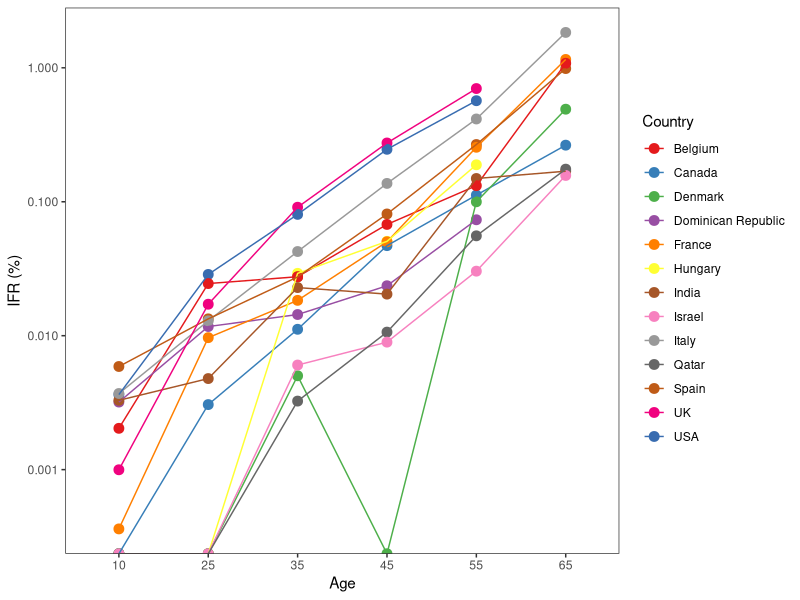

Generate this figure with R:
## ---- chunk 1
today <- "2021-10-18" #Set today's date in format YYYY-MM-DD

# Load files ----
agebins <- readxl::read_xlsx("data/ifr-data3-younger.xlsx")

# Load packages ----
library(dplyr)
library(ggplot2)
library(RColorBrewer)


### Data management ----

# infected_agebins	----
#Number of infected people in the age bin for date 1.
#Estimated by multiplying the adjusted estimate (and if unavailable, the unadjusted) of
#seroprevalence in the age bin with pop_agebins.

library(rlang)
agebins <- purrr::modify_at(agebins, c("adj_sero_agebins", "crude_sero_agebins", "sero_agebins_g1", "sero_agebins_g2", "sero_agebins_g3", "pop_agebins_g1", "pop_agebins_g2", "pop_agebins_g3", "sero_agebins_g4", "pop_agebins_g4", "pop_agebins", "number_sampled"), ~as.numeric(.x))



library(dplyr)
agebins <- mutate(agebins, infected_agebins = case_when(
  !is.na(adj_sero_agebins) ~ adj_sero_agebins/100*pop_agebins,
  !is.na(sero_agebins_g4) ~
    (sero_agebins_g4/100*pop_agebins_g4 +
    sero_agebins_g3/100*pop_agebins_g3 + 
    sero_agebins_g2/100*pop_agebins_g2 + 
    sero_agebins_g1/100*pop_agebins_g1) /
    (pop_agebins_g4 + pop_agebins_g3 +
     pop_agebins_g2 + pop_agebins_g1) * pop_agebins,
  !is.na(sero_agebins_g3) ~ 
    (sero_agebins_g3/100*pop_agebins_g3 + 
    sero_agebins_g2/100*pop_agebins_g2 + 
    sero_agebins_g1/100*pop_agebins_g1) /
    (pop_agebins_g3 +
       pop_agebins_g2 + pop_agebins_g1) * pop_agebins,
  !is.na(sero_agebins_g2) ~
    (sero_agebins_g2/100*pop_agebins_g2 + 
    sero_agebins_g1/100*pop_agebins_g1) /
    (pop_agebins_g2 + pop_agebins_g1) * pop_agebins,
  !is.na(crude_sero_agebins) ~ crude_sero_agebins/100*pop_agebins,
  TRUE ~ NA_real_
))


# deaths_agebins_date1 ----
#COVID-19 deaths in age bin for date 1, estimated using deaths_agebins_date2, age_date2,
#and deaths_date1
#NAs introduced, that's OK


agebins <- mutate(agebins, deaths_agebins_date1 = case_when(
  age_date2 == "Not applicable" ~ as.numeric(deaths_agebins_date2),
  !is.na(as.numeric(deaths_agebins_date2)) ~ 
    as.numeric(deaths_agebins_date2)/as.numeric(age_date2)*as.numeric(deaths_date1),
  TRUE ~ NA_real_
))

# ifr_uncorr_agebins ----
#IFR in age bins, uncorrected

agebins <- mutate(agebins, ifr_uncorr_agebins = case_when(
  infected_agebins == 0 ~ 0,
  !is.na(deaths_agebins_date1) ~ deaths_agebins_date1/infected_agebins,
  TRUE ~ NA_real_
))


# ifr_corr_agebins ----
#IFR in age bins, corrected

agebins <- mutate(agebins, antibody_type2 = case_when(
  grepl("total|pan.Ig|IgG, IgM, IgA", antibody_type, ignore.case = T) ~ "IgG/IgM/IgA",
  grepl("IgG and.or IgM|IgG, IgM", antibody_type, ignore.case = T) ~ "IgG/IgM",
  grepl("missing|unclear", antibody_type, ignore.case = T) ~ "Missing/Unclear",
  TRUE ~ antibody_type
))

agebins <- mutate(agebins, ifr_corr_agebins = case_when(
  grepl("IgG.IgM.IgA|missing", antibody_type2, ignore.case = T) ~ 
    ifr_uncorr_agebins,
  grepl("^IgG$", antibody_type2, ignore.case = T) ~ ifr_uncorr_agebins*0.9*0.9,
  grepl("IgG.IgM", antibody_type2, ignore.case = T) ~ ifr_uncorr_agebins*0.9
))



# Mid-point of age bin ----
#For Figure

agebins <- purrr::modify_at(agebins, c("upper_age", "lower_age"), 
                            ~as.numeric(.x))

agebins$midpoint <- round(agebins$lower_age + 
                            (agebins$upper_age-agebins$lower_age)/2, digits = 1)

#Delete age bins that are not eligible
agebins$width <- agebins$upper_age-agebins$lower_age
agebins <- mutate(agebins, included_plot = case_when(
  grepl("Not include", comment, ignore.case = T) ~ "No",
#  grepl("No", filter_main_analysis, ignore.case = T) ~ "No", #Fix: delete if original set is main set for this analysis
  width < 20 ~ "Yes",
  TRUE ~ "No"
))



agebins <- subset(agebins, included_plot == "Yes")


# Calculation of medians ----

# location2
agebins <- mutate(agebins, location2 = case_when(
  grepl("England|UK|Scotland", location) ~ "UK",
  grepl("Canada", location) ~ "Canada",
  grepl("India", location) ~ "India",
  grepl("Qatar", location) ~ "Qatar",
  grepl("France", location) ~ "France",
  TRUE ~ location
))



#1. Separate datasets per age bin

agebins0_19 <- filter(agebins, midpoint<20)
agebins20_29 <- filter(agebins, midpoint>19.9 & midpoint<30)
agebins30_39 <- filter(agebins, midpoint>29.9 & midpoint<40)
agebins40_49 <- filter(agebins, midpoint>39.9 & midpoint<50)
agebins50_59 <- filter(agebins, midpoint>49.9 & midpoint<60)
agebins60_69 <- filter(agebins, midpoint>59.9 & midpoint<70)
#test <- agebins0_19[c("lower_age", "upper_age", "midpoint")]
#test <- agebins20_29[c("lower_age", "upper_age", "midpoint")]
#test <- agebins30_39[c("lower_age", "upper_age", "midpoint")]
#test <- agebins40_49[c("lower_age", "upper_age", "midpoint")]
#test <- agebins50_59[c("lower_age", "upper_age", "midpoint")]
#test <- agebins60_69[c("lower_age", "upper_age", "midpoint")]



#2. Sample size weighted averages for same country and age bin

agebins0_19 <- group_by(agebins0_19, location2)
n_groups(agebins0_19)
agebins0_19 <- mutate(agebins0_19, weight = case_when(
  !is.na(number_sampled) ~ number_sampled/sum(number_sampled),
  TRUE ~ 1
))
agebins0_19 <- mutate(agebins0_19, step = ifr_uncorr_agebins*weight)
agebins0_19 <- mutate(agebins0_19, ifr_country_weighted = sum(step))
agebins0_19 <- ungroup(agebins0_19)
agebins0_19$newmidpoint <- "10"
#test <- agebins0_19[c("location2", "ifr_uncorr_agebins", "ifr_country_median", "number_sampled", "weight", "ifr_country_weighted")]


agebins20_29 <- group_by(agebins20_29, location2)
n_groups(agebins20_29)
agebins20_29 <- mutate(agebins20_29, weight = case_when(
  !is.na(number_sampled) ~ number_sampled/sum(number_sampled),
  TRUE ~ 1
))
agebins20_29 <- mutate(agebins20_29, step = ifr_uncorr_agebins*weight)
agebins20_29 <- mutate(agebins20_29, ifr_country_weighted = sum(step))
agebins20_29 <- ungroup(agebins20_29)
agebins20_29$newmidpoint <- "25"
#test <- agebins20_29[c("location2", "ifr_uncorr_agebins", "ifr_country_median", "number_sampled", "weight", "ifr_country_weighted")]


agebins30_39 <- group_by(agebins30_39, location2)
n_groups(agebins30_39)
agebins30_39 <- mutate(agebins30_39, weight = case_when(
  !is.na(number_sampled) ~ number_sampled/sum(number_sampled),
  TRUE ~ 1
))
agebins30_39 <- mutate(agebins30_39, step = ifr_uncorr_agebins*weight)
agebins30_39 <- mutate(agebins30_39, ifr_country_weighted = sum(step))
agebins30_39 <- ungroup(agebins30_39)
agebins30_39$newmidpoint <- "35"
#test <- agebins30_39[c("location2", "ifr_uncorr_agebins", "ifr_country_median", "number_sampled", "weight", "ifr_country_weighted")]


agebins40_49 <- group_by(agebins40_49, location2)
n_groups(agebins40_49)
agebins40_49 <- mutate(agebins40_49, weight = case_when(
  !is.na(number_sampled) ~ number_sampled/sum(number_sampled),
  TRUE ~ 1
))
agebins40_49 <- mutate(agebins40_49, step = ifr_uncorr_agebins*weight)
agebins40_49 <- mutate(agebins40_49, ifr_country_weighted = sum(step))
agebins40_49 <- ungroup(agebins40_49)
agebins40_49$newmidpoint <- "45"
#test <- agebins40_49[c("location2", "ifr_uncorr_agebins", "ifr_country_median", "number_sampled", "weight", "ifr_country_weighted")]


agebins50_59 <- group_by(agebins50_59, location2)
n_groups(agebins50_59)
agebins50_59 <- mutate(agebins50_59, weight = case_when(
  !is.na(number_sampled) ~ number_sampled/sum(number_sampled),
  TRUE ~ 1
))
agebins50_59 <- mutate(agebins50_59, step = ifr_uncorr_agebins*weight)
agebins50_59 <- mutate(agebins50_59, ifr_country_weighted = sum(step))
agebins50_59 <- ungroup(agebins50_59)
agebins50_59$newmidpoint <- "55"
#test <- agebins50_59[c("location2", "ifr_uncorr_agebins", "ifr_country_median", "number_sampled", "weight", "ifr_country_weighted")]


agebins60_69 <- group_by(agebins60_69, location2)
n_groups(agebins60_69)
agebins60_69 <- mutate(agebins60_69, weight = case_when(
  !is.na(number_sampled) ~ number_sampled/sum(number_sampled),
  TRUE ~ 1
))
agebins60_69 <- mutate(agebins60_69, step = ifr_uncorr_agebins*weight)
agebins60_69 <- mutate(agebins60_69, ifr_country_weighted = sum(step))
agebins60_69 <- ungroup(agebins60_69)
agebins60_69$newmidpoint <- "65"
#test <- agebins60_69[c("location2", "ifr_uncorr_agebins", "ifr_country_median", "number_sampled", "weight", "ifr_country_weighted")]




#3. Add to main dataset

agebins_new <- rbind(agebins0_19, agebins20_29, agebins30_39, agebins40_49, agebins50_59, agebins60_69)
agebins_new <- group_by(agebins_new, newmidpoint)
agebins_new <- filter(agebins_new, !duplicated(location2))
agebins_new <- mutate(agebins_new, ifr_mdn_weighted = median(ifr_country_weighted))
n_groups(agebins_new)
agebins_new <- ungroup(agebins_new)
test <- select(agebins_new, c("newmidpoint", "ifr_mdn_weighted"))
test$ifr_mdn_weighted <- test$ifr_mdn_weighted*100
test <- subset(test, !duplicated(ifr_mdn_weighted))


### Output ----

# "IFR in younger age-strata" ----

length(unique(agebins$study))
length(unique(agebins$location2))

test #Median IFR in the different age groups (they are here defined by their midpoints)

length(unique(agebins0_19$location2))
length(unique(agebins20_29$location2))
length(unique(agebins30_39$location2))
length(unique(agebins40_49$location2))
length(unique(agebins50_59$location2))
length(unique(agebins60_69$location2))


# Output for the purposes of proofreading ----

writexl::write_xlsx(agebins_new, paste0("ifr-younger-all-variables-", today, ".xlsx"))



# Figure ----

agebins_new <- group_by(agebins_new, newmidpoint)
n_groups(agebins_new)
agebins_new <- filter(agebins_new, !duplicated(location2))
agebins_new <- ungroup(agebins_new)

ageplot1 <- ggplot(agebins_new, aes(x = newmidpoint, y = ifr_country_weighted*100))+
  geom_point(aes(color=location2), size=3)+
  theme_bw()+
  geom_line(aes(group=location2, color=location2))+
  theme(panel.grid = element_blank())+
  labs(y = "IFR (%)", x = "Age", color="Country")+
  scale_color_manual(values = c(brewer.pal(9, "Set1"), 
                                #rev(brewer.pal(8, "Dark2")),
                                rev(brewer.pal(8, "Accent"))))+
  scale_y_log10()+
  theme(strip.background = element_blank())
ageplot1



pdf(paste0("figure-younger-", "today", ".pdf"), height = 5.5, width = 7)

dev.off()
